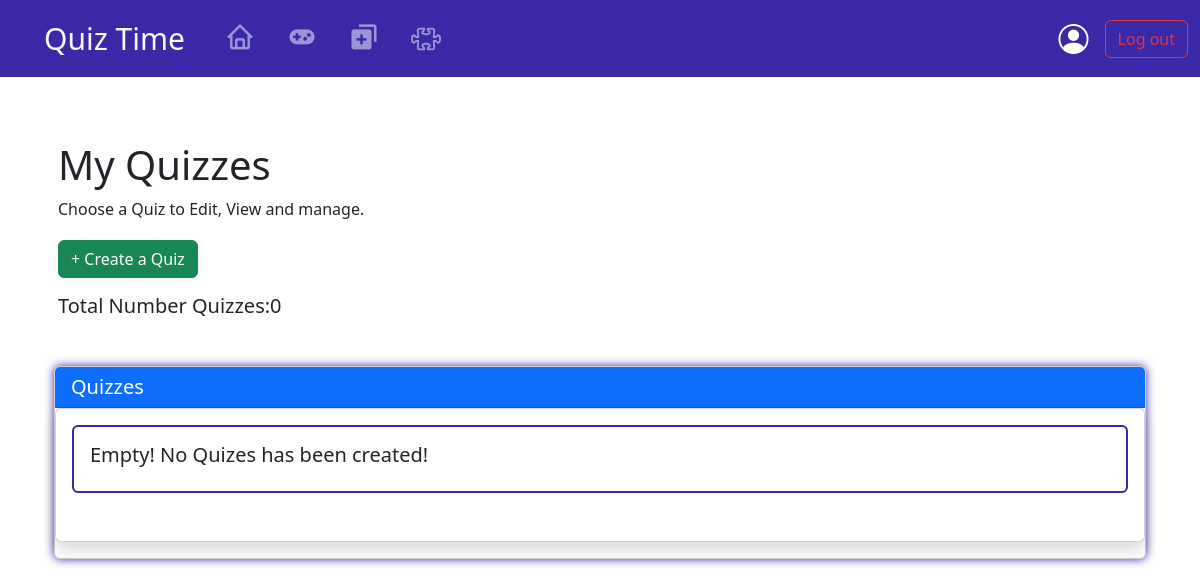
/myquiz/4, run on an earlier commit of the app's database.
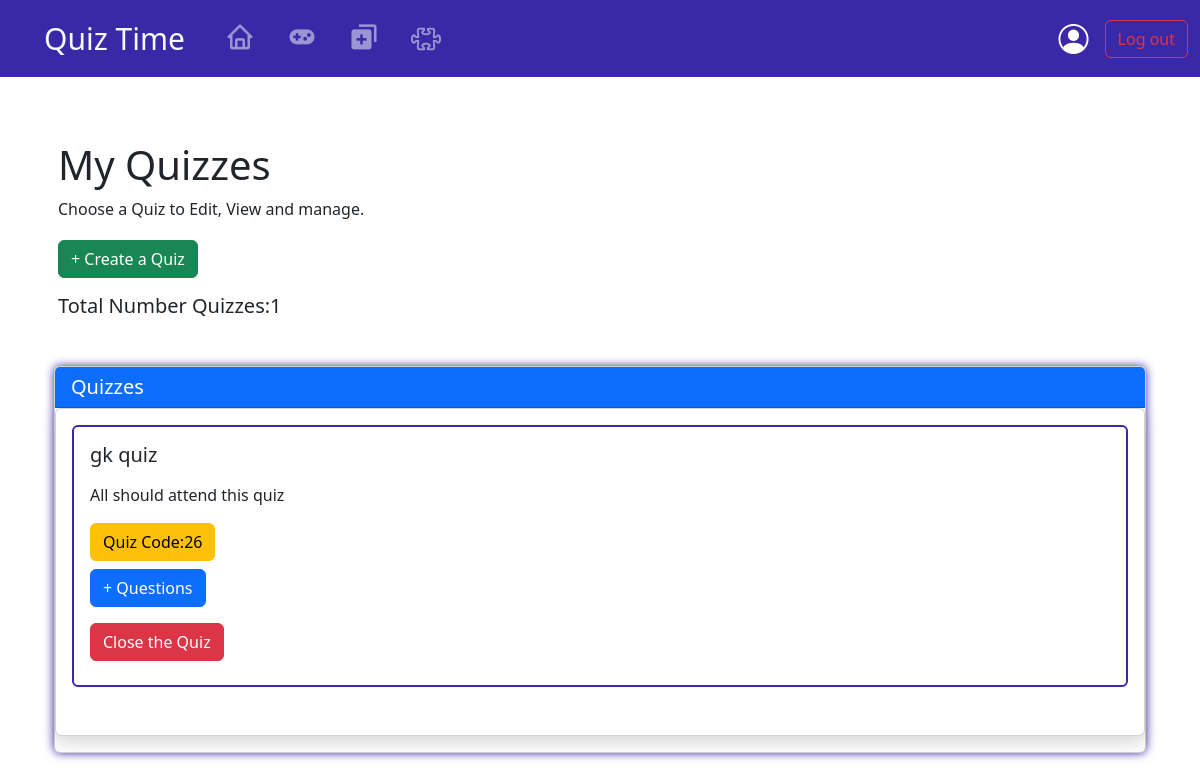
And on a later commit of the database.
### quiz/models.py (models this page shows, shortened)
class Quiz(models.Model):
    creator = models.ForeignKey(User, on_delete=models.CASCADE)
    title = models.CharField(max_length=100)
    description = models.TextField()
    is_published = models.BooleanField(default=False)
    is_closed = models.BooleanField(default=False)

### quiz/views.py (the view)
# urls.py: path("myquiz/<int:user_id>",views.myquiz,name="myquiz"),
def myquiz(request,user_id):
    user = get_object_or_404(User, id=user_id)
    quiz = user.quiz_set.all()
    paginator = Paginator(quiz,5)
    page_Number = request.GET.get('page')
    quizes = paginator.get_page(page_Number)
    if request.method == "POST":
        quiz_id = request.POST.get('quiz_id')
        quiz = get_object_or_404(Quiz, id=quiz_id)
        quiz.is_closed = True
        quiz.save()
        return redirect('myquiz', user_id=request.user.id)
    context={
        'user':user,
        'quiz' : quizes,
        'quiz_count':quiz.count()
    }
    return render(request,"quiz/myQuiz.html",context)

### quiz/templates/quiz/myQuiz.html (shortened to what this page needs)
{% extends "quiz/layout.html" %}
{% block body %}
<div class="container rounded box-shadow1 bg-white mx-auto mt-5 m-5">
    <h1 class="mt=3 p-3">My Quizzes</h1>
    <p class="p-3" style="margin-top:-2rem;">Choose a Quiz to Edit, View and manage.</p>
    <a href="{% url 'create_quiz' %}" class="btn btn-success" style="margin-left:1rem;margin-top:-1rem;">+ Create a Quiz</a>
    <h5 class="m-3">Total Number Quizzes:{{ quiz_count }}</h5>
    <div class="container mt-5 mb-5">
        <div class="card box-shadow">
            <h5 class="card-header bg-primary text-white">Quizzes</h5>
            <div class="card mb-3 shadow">
            <div class="card-body rounded">
                {% if quiz_count == 0 %}
                <div class="mb-3 hover_effect rounded p-3" style="border:2px solid #3A28A7;">
                    <h5 class="card-title">Empty! No Quizes has been created!</h5>
                </div>
                {% else %}
                {% for quiz in quiz %}
                {% if quiz.is_published and quiz.is_closed == False %}
                    <div class="mb-3 hover_effect rounded p-3" style="border:2px solid #3A28A7;">
                        <h5 class="card-title">{{ quiz.title }}</h5>
                        <p class="card-text">{{ quiz.description|safe }}</p>
                        <h5 class="btn btn-warning">Quiz Code:{{ quiz.id }}<h5>
                        <a href="{% url 'question' quiz_id=quiz.id %}" class="btn btn-primary">+ Questions</a>
                        <form action="{% url 'myquiz' user_id=user.id %}" method="POST">
                            <button class="btn btn-danger mt-3" type="submit">Close the Quiz</button>
                        </form>
                    </div>
                    {% endif %}
                {% endfor %}
                {% endif %}
            </div>
            <nav aria-label = "Page navigation example">
            </nav>
        </div>
          </div>
    </div>
</div>
{% endblock %}

What changed in the data, as far as the page shows it:
added Quiz: title "gk quiz", description "All should attend this quiz", id "26"
Also different on the page:
{{ quiz_count }}: "0" → "1"
text no longer shown: "Empty! No Quizes has been created!"
